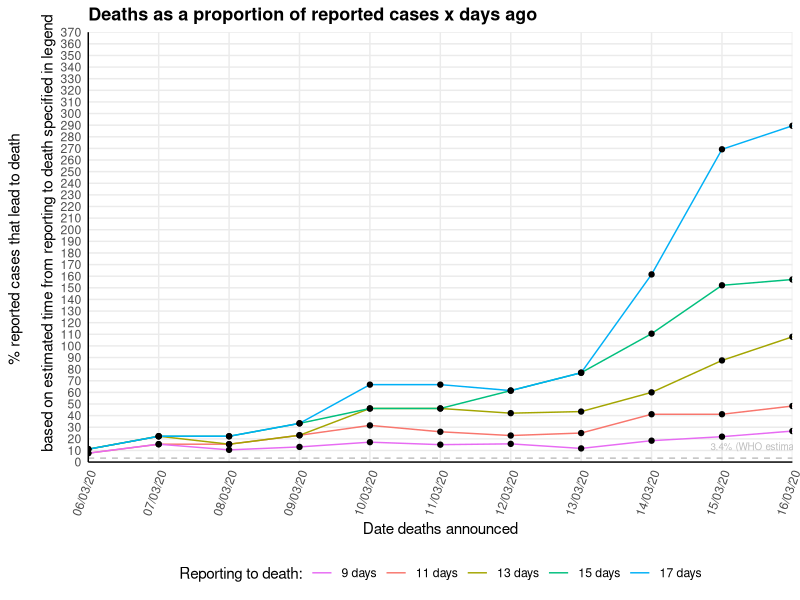

Reproduce this figure in R.
## Exploration of UK COVID-19 data: CFR statistics over time
## Emma Doughty (e.doughty6@gmail.com)

# Install libraries if necessary
#if(!require(ggpubr)) install.packages("ggpubr")
#if(!require(tidyverse)) install.packages("tidyverse")
#if(!require(scales)) install.packages("scales")

# Load libraries
library(readr)
library(tidyr)
library(plyr)
library(ggplot2)
library(scales)
library(ggpubr)

#Load data
COVID19_by_day <- read_csv("Data/COVID19_by_day.csv")
COVID19_by_day$Date <- as.Date(COVID19_by_day$Date, format = "%d/%m/%y")
COVID19_by_day <- COVID19_by_day[order(COVID19_by_day$Date),]

# Data taken from: https://github.com/midas-network/COVID-19/tree/master/parameter_estimates/2019_novel_coronavirus
# Looks case fatality rate in terms of number of deaths vs estimated number of cases at time of onset
# Fatality rate plotted for a range of reporting times 
# Reporting times chosen to fit with:
  # 14-23d from symptom onset to death
  # ~5d from onset to reporting
  # Therefore, time from reporting to death min =14-5 = 9d; max = 23-5 =18d; avg = 17d-5 = 12d
  # Chosen to show 19, 17, 15, 13, 11, 9d to give even spread across the middle/lower 
  # (4-7d exposure to symptom onset)

#### Generate dataframe for plot ####
# Cumulative deaths vs cumulative cases 17 days prior
df_Deaths17d <- data.frame(Date = COVID19_by_day$Date, 
                           CumCases = COVID19_by_day$CumCases, 
                           CumDeaths = COVID19_by_day$CumDeaths, 
                           DeathStat = "17 days", StatValue = "0", 
                           stringsAsFactors = FALSE)

df_Deaths17d[,c(5)] <- sapply(df_Deaths17d$StatValue, as.double)

for (i in 36:nrow(df_Deaths17d)) {
  df_Deaths17d[[i, 5]] <- (100 * (df_Deaths17d[i,3]/df_Deaths17d[i-17,2]))
}

# Cumulative deaths vs cumulative cases 15 days prior
df_Deaths15d <- data.frame(Date = COVID19_by_day$Date, 
                            CumCases = COVID19_by_day$CumCases, 
                            CumDeaths = COVID19_by_day$CumDeaths, 
                            DeathStat = "15 days", StatValue = "0", 
                            stringsAsFactors = FALSE)
 
df_Deaths15d[,c(5)] <- sapply(df_Deaths15d$StatValue, as.double)
 
for (i in 36:nrow(df_Deaths15d)) {
  df_Deaths15d[[i, 5]] <- (100 * (df_Deaths15d[i,3]/df_Deaths15d[i-15,2]))
}

# Cumulative deaths vs cumulative cases 13 days prior
df_Deaths13d <- data.frame(Date = COVID19_by_day$Date, 
                           CumCases = COVID19_by_day$CumCases, 
                           CumDeaths = COVID19_by_day$CumDeaths, 
                           DeathStat = "13 days", StatValue = "0", 
                           stringsAsFactors = FALSE)

df_Deaths13d[,c(5)] <- sapply(df_Deaths13d$StatValue, as.double)

for (i in 36:nrow(df_Deaths13d)) {
  df_Deaths13d[[i, 5]] <- (100 * (df_Deaths13d[i,3]/df_Deaths13d[i-13,2]))
}

# Cumulative deaths vs cumulative cases 11 days prior
df_Deaths11d <- data.frame(Date = COVID19_by_day$Date, 
                           CumCases = COVID19_by_day$CumCases, 
                           CumDeaths = COVID19_by_day$CumDeaths, 
                           DeathStat = "11 days", StatValue = "0", 
                           stringsAsFactors = FALSE)

df_Deaths11d[,c(5)] <- sapply(df_Deaths11d$StatValue, as.double)

for (i in 36:nrow(df_Deaths11d)) {
  df_Deaths11d[[i, 5]] <- (100 * (df_Deaths11d[i,3]/df_Deaths11d[i-11,2]))
}

# Cumulative deaths vs cumulative cases 9 days prior
df_Deaths9d <- data.frame(Date = COVID19_by_day$Date, 
                          CumCases = COVID19_by_day$CumCases, 
                          CumDeaths = COVID19_by_day$CumDeaths, 
                          DeathStat = "9 days", StatValue = "0", 
                          stringsAsFactors = FALSE)
df_Deaths9d[,c(5)] <- sapply(df_Deaths9d$StatValue, as.double)
for (i in 36:nrow(df_Deaths9d)) {
  df_Deaths9d[[i, 5]] <- (100 * (df_Deaths9d[i,3]/df_Deaths9d[i-9,2]))
}

# Merge data for all estimated dates of reporting
df_DeathsStats <- rbind(df_Deaths17d, df_Deaths15d, df_Deaths13d, df_Deaths11d, df_Deaths9d)
df_DeathsStats <-df_DeathsStats[!(df_DeathsStats$CumDeaths==0),]

#### Plot graph for mortality stats ####
DeathStats_Sigfig <- signif(sum(df_DeathsStats$StatValue))
DeathStats_Factor <- 10^(floor(log10(signif(max(df_DeathsStats$StatValue)))))
DeathStats_Max <- round_any(max(df_DeathsStats$StatValue), DeathStats_Factor, f=ceiling)
DeathStats_Breaks <- ceiling(DeathStats_Factor/2)

plot_CFR <- ggplot(data=df_DeathsStats, aes(x=Date, y=df_DeathsStats$StatValue, group=DeathStat)) +
  geom_line(aes(color=DeathStat))+
  geom_point()+
  scale_x_date(labels = date_format("%d/%m/%y"), expand = c(0, 0), 
               limits = c(min(df_DeathsStats$Date), max(df_DeathsStats$Date)),
               breaks = seq(min(df_DeathsStats$Date), max(df_DeathsStats$Date), 1)) +
  scale_y_continuous(limits = c(0, 370), 
                     breaks = seq(0, 370, 10),
                     expand = c(0, 0)) +
  ylab("% reported cases that lead to death \n 
       based on estimated time from reporting to death specified in legend") + 
  xlab("Date deaths announced") +
  ggtitle("Deaths as a proportion of reported cases x days ago") +
  theme_minimal() +
  theme(plot.title = element_text(size=13, face="bold"),
        legend.position = "bottom",
        axis.line = element_line(colour = "black"),
        axis.text.x = element_text(angle = 70, hjust = 1, vjust = 1), 
        panel.grid.minor = element_blank()) + 
  labs(colour = "Reporting to death:") + 
  scale_color_discrete(breaks=c("9 days","11 days","13 days","15 days","17 days")) +
  geom_hline(yintercept = 3.4, color="grey", linetype="dashed") +
  annotate("text", min(df_DeathsStats$Date), 3.4, 
           vjust = -1, hjust = -5.1, label = "3.4% (WHO estimated CFR)",
           size = 2.5, color="grey")

ggsave("CFR_Stats_plot.png")

# Average time from reporting to death must be fairly short, 
# testing must have typically only identified the most severe cases 
# (where all/most lead to death) and/or
# case fatality rate is very hgih in the UK



